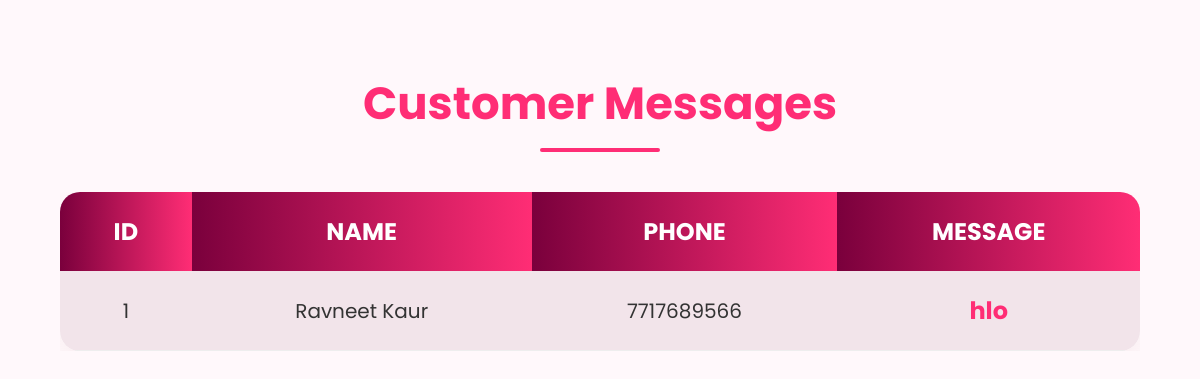
/admin, run on an earlier commit of the app's database.
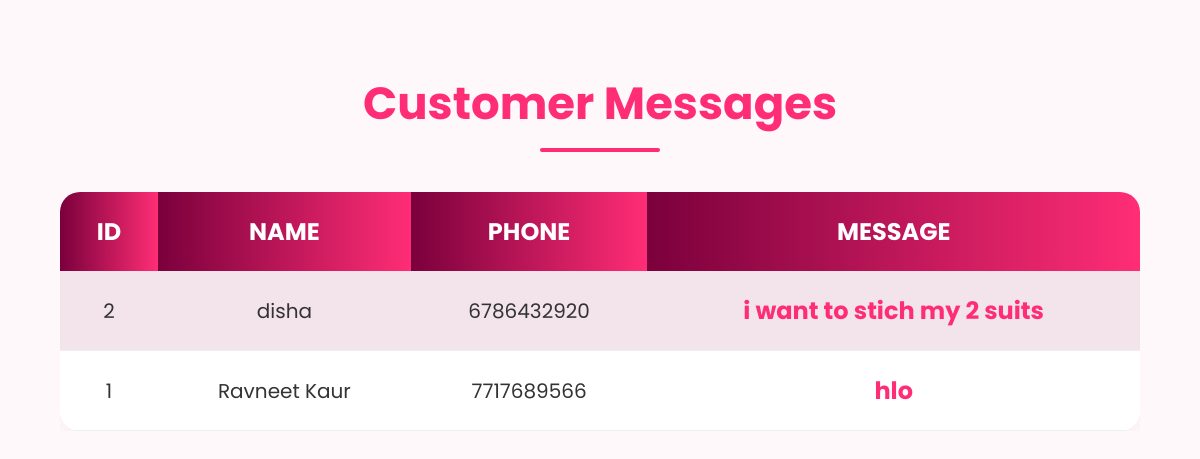
And on a later commit of the database.
### tables this page shows
CREATE TABLE contacts(

            id INTEGER PRIMARY KEY AUTOINCREMENT,

            name TEXT NOT NULL,

            phone TEXT NOT NULL,

            message TEXT NOT NULL

        );

### app.py (the view)
@app.route('/admin')
def admin():
    conn = connect_db()
    data = conn.execute(
        'SELECT * FROM contacts ORDER BY id DESC'
    ).fetchall()
    conn.close()
    return render_template('admin.html', data=data)

### app.py (called while the page is built)
def connect_db():
    conn = sqlite3.connect('boutique.db')
    conn.row_factory = sqlite3.Row
    return conn

### templates/admin.html (shortened to what this page needs)
<!DOCTYPE html>
<html lang="en">
<head>
    <link rel="stylesheet"
          href="{{ url_for('static', filename='css/style.css') }}">
</head>
<body>
<h2 class="title">Customer Messages</h2>
<div class="table-container">
<table class="price-table">
    <tr>
        <th>ID</th>
        <th>Name</th>
        <th>Phone</th>
        <th>Message</th>
    </tr>
    {% for row in data %}
    <tr>
        <td>{{ row['id'] }}</td>
        <td>{{ row['name'] }}</td>
        <td>{{ row['phone'] }}</td>
        <td>{{ row['message'] }}</td>
    </tr>
    {% endfor %}
</table>
</div>
</body>
</html>

### static/css/style.css (style rules this page uses)
* { margin:0; padding:0; box-sizing:border-box; }
html { scroll-behavior:smooth; }
body { font-family:'Poppins', sans-serif; background:#fff8fb; color:#333; }
.title { text-align:center; font-size:45px; font-weight:700; color:#ff2d75; margin-top:70px; margin-bottom:40px; position:relative; }
.title::after { content:''; width:120px; height:4px; background:#ff2d75; display:block; margin:10px auto; border-radius:10px; }
.table-container { width:90%; margin:auto; overflow-x:auto; }
.price-table { width:100%; border-collapse:collapse; background:white; border-radius:20px; overflow:hidden; box-shadow:0 10px 25px rgba(214, 181, 181, 0.15); }
.price-table th { background:linear-gradient(to right,#7a003c,#ff2d75); color:white; padding:22px; font-size:24px; text-transform:uppercase; }
.price-table td { padding:22px; text-align:center; font-size:20px; border-bottom:1px solid #eee; transition:0.3s; }
.price-table tr:nth-child(even) { background:#f2e4ea; }
.price-table td:last-child { font-weight:bold; color:#ff2d75; font-size:24px; }

What changed in the data, as far as the page shows it:
added contacts: id "2", name "disha", phone "6786432920", message "i want to stich my 2 suits"
